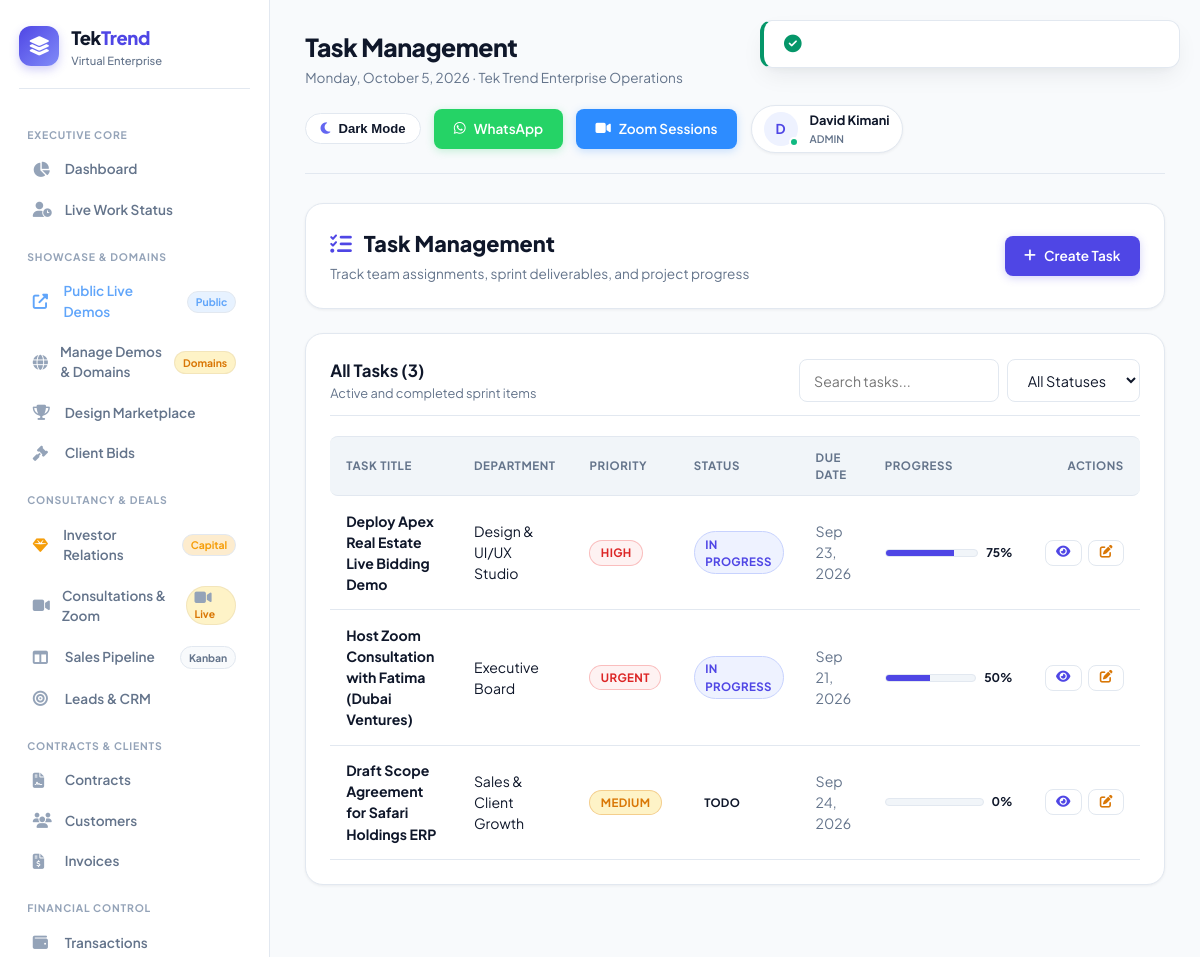
/public/tasks (signed in), run on the app's committed database.
### tables this page shows
CREATE TABLE `tasks` (
    `id` INT UNSIGNED NOT NULL AUTO_INCREMENT,
    `title` VARCHAR(255) NOT NULL,
    `description` TEXT,
    `project_id` INT UNSIGNED DEFAULT NULL,
    `department_id` INT UNSIGNED DEFAULT NULL,
    `created_by` INT UNSIGNED NOT NULL,
    `priority` ENUM('low','medium','high','urgent') DEFAULT 'medium',
    `status` ENUM('todo','in_progress','review','completed','cancelled') DEFAULT 'todo',
    `due_date` DATETIME DEFAULT NULL,
    `start_date` DATETIME DEFAULT NULL,
    `estimated_hours` DECIMAL(5,2) DEFAULT 0.00,
    `spent_hours` DECIMAL(5,2) DEFAULT 0.00,
    `progress` TINYINT(3) DEFAULT 0,
    `created_at` TIMESTAMP DEFAULT CURRENT_TIMESTAMP,
    `updated_at` TIMESTAMP DEFAULT CURRENT_TIMESTAMP ON UPDATE CURRENT_TIMESTAMP,
    PRIMARY KEY (`id`),
    KEY `created_by` (`created_by`),
    KEY `department_id` (`department_id`),
    KEY `status` (`status`),
    KEY `priority` (`priority`),
    KEY `due_date` (`due_date`)
);

CREATE TABLE `departments` (
    `id` INT UNSIGNED NOT NULL AUTO_INCREMENT,
    `name` VARCHAR(100) NOT NULL,
    `slug` VARCHAR(100) NOT NULL,
    `description` TEXT,
    `head_id` INT UNSIGNED DEFAULT NULL,
    `color` VARCHAR(7) DEFAULT '#3b82f6',
    `status` ENUM('active','inactive') DEFAULT 'active',
    `created_at` TIMESTAMP DEFAULT CURRENT_TIMESTAMP,
    `updated_at` TIMESTAMP DEFAULT CURRENT_TIMESTAMP ON UPDATE CURRENT_TIMESTAMP,
    PRIMARY KEY (`id`),
    UNIQUE KEY `slug` (`slug`),
    KEY `head_id` (`head_id`)
);

### app/views/tasks/index.php (the view, shortened to what the rows shown need)
<div class="card mb-4">
    <div style="display: flex; justify-content: space-between; align-items: center; flex-wrap: wrap; gap: 1rem;">
        <div>
            <h2 style="font-size: 1.35rem; font-weight: 800; color: var(--text-main); margin-bottom: 0.25rem;">
                <i class="fas fa-tasks" style="color: var(--primary); margin-right: 0.5rem;"></i> Task Management
            </h2>
            <p style="color: var(--text-muted); font-size: 0.85rem;">Track team assignments, sprint deliverables, and project progress</p>
        </div>
        <a href="<?= eurl('/tasks/create') ?>" class="btn btn-primary">
            <i class="fas fa-plus"></i> Create Task
        </a>
    </div>
</div>
<div class="card">
    <div class="card-header">
        <div>
            <h3 class="card-title">All Tasks (<?= count($tasks) ?>)</h3>
            <p class="card-subtitle">Active and completed sprint items</p>
        </div>
        <form method="GET" action="<?= eurl('/tasks') ?>" style="display: flex; gap: 0.5rem; flex-wrap: wrap;">
            <input type="text" name="search" placeholder="Search tasks..." value="<?= sanitize($search ?? '') ?>" class="form-control" style="width: 200px;">
            <select name="status" onchange="this.form.submit()" class="form-control" style="width: auto;">
                <option value="">All Statuses</option>
            </select>
        </form>
    </div>
    <div class="table-responsive">
        <table class="table">
            <thead>
                <tr>
                    <th>Task Title</th>
                    <th>Department</th>
                    <th>Priority</th>
                    <th>Status</th>
                    <th>Due Date</th>
                    <th style="width: 160px;">Progress</th>
                    <th style="text-align: right;">Actions</th>
                </tr>
            </thead>
            <tbody>
                <?php if (empty($tasks)): ?>
                    <tr>
                        <td colspan="7" style="text-align: center; padding: 2rem; color: var(--text-muted);">
                            No tasks found matching your filters.
                        </td>
                    </tr>
                <?php else: ?>
                    <?php foreach ($tasks as $t): ?>
                        <tr>
                            <td>
                                <strong style="color: var(--text-main); font-weight: 700;"><?= sanitize($t['title']) ?></strong>
                            </td>
                            <td><span style="color: var(--text-main);"><?= sanitize($t['department_name'] ?? 'General') ?></span></td>
                            <td><span class="badge status <?= sanitize($t['priority']) ?>"><?= ucfirst(sanitize($t['priority'])) ?></span></td>
                            <td><span class="badge <?= sanitize($t['status']) ?>"><?= ucfirst(str_replace('_', ' ', sanitize($t['status']))) ?></span></td>
                            <td style="color: var(--text-muted);"><?= formatDate($t['due_date']) ?></td>
                            <td>
                                <div style="display: flex; align-items: center; gap: 0.5rem;">
                                    <div style="flex: 1; background: var(--bg-card-subtle); border: 1px solid var(--border); border-radius: 10px; height: 8px; overflow: hidden;">
                                        <div style="height: 100%; background: var(--primary); width: <?= (int)$t['progress'] ?>%;"></div>
                                    </div>
                                    <span style="font-size: 0.75rem; font-weight: 700; color: var(--text-main);"><?= (int)$t['progress'] ?>%</span>
                                </div>
                            </td>
                            <td style="text-align: right;">
                                <div style="display: inline-flex; gap: 0.4rem;">
                                    <a href="<?= eurl('/tasks/' . $t['id']) ?>" class="btn btn-outline" style="padding: 0.35rem 0.65rem; font-size: 0.8rem;" title="View Details">
                                        <i class="fas fa-eye" style="color: var(--primary);"></i>
                                    </a>
                                    <a href="<?= eurl('/tasks/' . $t['id'] . '/edit') ?>" class="btn btn-outline" style="padding: 0.35rem 0.65rem; font-size: 0.8rem;" title="Edit Task">
                                        <i class="fas fa-edit" style="color: var(--accent);"></i>
                                    </a>
                                </div>
                            </td>
                        </tr>
                    <?php endforeach; ?>
                <?php endif; ?>
            </tbody>
        </table>
    </div>
</div>

### app/core/Router.php (shortened to what the rows shown need)
<?php
class Router {
    private $routes = [];
    private function addRoute($method, $path, $handler, $middleware = []) {
        $this->routes[] = [
            'method'      => $method,
            'path'        => $path,
            'handler'     => $handler,
            'middleware'  => $middleware
        ];
    }
    public function dispatch() {
        $method = $_SERVER['REQUEST_METHOD'];
        $requestPath = parse_url($_SERVER['REQUEST_URI'], PHP_URL_PATH);
        $basePath = rtrim(str_replace(basename($_SERVER['SCRIPT_NAME']), '', $_SERVER['SCRIPT_NAME']), '/');
        if ($basePath && strpos($requestPath, $basePath) === 0) {
            $requestPath = substr($requestPath, strlen($basePath));
        }
        $requestPath = '/' . ltrim($requestPath, '/');
        foreach ($this->routes as $route) {
            if ($route['method'] !== 'ANY' && $route['method'] !== $method) {
                continue;
            }
            $pattern = preg_replace('#\{[^}]+\}#', '([^/]+)', $route['path']);
            $pattern = '#^' . $pattern . '$#';
            if (preg_match($pattern, $requestPath, $matches)) {
                $params = [];
                $this->executeHandler($route['handler'], $params);
                return;
            }
        }
    }
    private function executeHandler($handler, $params = []) {
        if (is_string($handler)) {
            $parts = explode('@', $handler);
            if (count($parts) === 2) {
                $controllerName = $parts[0];
                $methodName = $parts[1];
                if (class_exists($controllerName)) {
                    $controller = new $controllerName();
                    if (method_exists($controller, $methodName)) {
                        call_user_func_array([$controller, $methodName], $params);
                        return;
                    }
                }
            }
        }
    }
}

### data on the page
tasks: title "Deploy Apex Real Estate Live Bidding Demo", department.name "Design & UI/UX Studio", priority "HIGH", status "IN PROGRESS", due_date "Sep 23, 2026", progress "75"
tasks: title "Host Zoom Consultation with Fatima (Dubai Ventures)", department.name "Executive Board", priority "URGENT", status "IN PROGRESS", due_date "Sep 21, 2026", progress "50"
tasks: title "Draft Scope Agreement for Safari Holdings ERP", department.name "Sales & Client Growth", priority "MEDIUM", status "TODO", due_date "Sep 24, 2026", progress "0"

### other printed values
count($tasks) "3"
